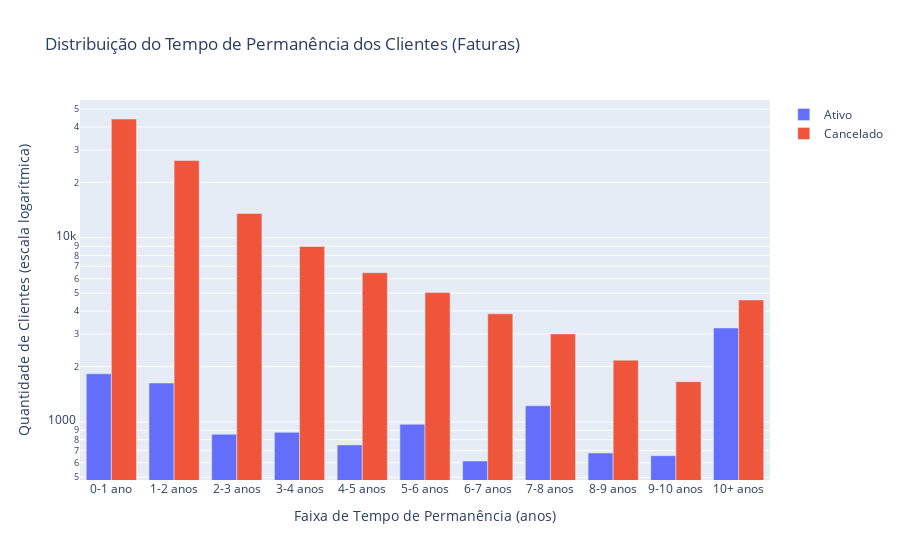

Notebook cell for this chart:
### Markdown cell above
## Tempo de Permanencia - Filtrado - Faturas

### Code cell
import plotly.graph_objects as go
import pandas as pd

# Converter para Pandas para visualização
df_permanencia = sdf_final_filtro.select("faturas_anos", "data_final").toPandas()

# Garantir que há valores para definir o bin máximo
max_anos = df_permanencia["faturas_anos"].max()
bins = [0, 1, 2, 3, 4, 5, 6, 7, 8, 9, 10, max_anos + 1]  # Adiciona um espaço extra para o último bin
labels = [
    "0-1 ano",
    "1-2 anos",
    "2-3 anos",
    "3-4 anos",
    "4-5 anos",
    "5-6 anos",
    "6-7 anos",
    "7-8 anos",
    "8-9 anos",
    "9-10 anos",
    "10+ anos"
]

# Criar coluna categórica com os intervalos corrigidos
df_permanencia["faixa_permanencia"] = pd.cut(df_permanencia["faturas_anos"], bins=bins, labels=labels, right=False)

# Classificar contratos como Ativo (nulo) ou Cancelado (não nulo)
df_permanencia["status_contrato"] = df_permanencia["data_final"].apply(lambda x: "Ativo" if pd.isna(x) else "Cancelado")

# Contar a quantidade de contratos ativos e cancelados por faixa de permanência
df_faixas_status = df_permanencia.groupby(["faixa_permanencia", "status_contrato"]).size().unstack(fill_value=0)

# Criar gráfico de barras agrupadas (um do lado do outro)
fig = go.Figure()

# Adicionar barras para Ativo e Cancelado
for status in ["Ativo", "Cancelado"]:
    fig.add_trace(go.Bar(
        x=df_faixas_status.index.astype(str),
        y=df_faixas_status[status],
        name=status
    ))

# Configurar layout do gráfico
fig.update_layout(
    title="Distribuição do Tempo de Permanência dos Clientes (Faturas)",
    xaxis_title="Faixa de Tempo de Permanência (anos)",
    yaxis_title="Quantidade de Clientes (escala logarítmica)",
    barmode="group",  # Barras lado a lado
    yaxis=dict(type="log")  # Aplicar escala logarítmica
)

# Exibir gráfico
fig.show()

# Calcular a porcentagem de cada status dentro de cada faixa de permanência
df_faixas_status_percent = df_faixas_status.div(df_faixas_status.sum(axis=1), axis=0) * 100

df_faixas_status_percent = df_faixas_status_percent.round(2).astype(str) + '%'
# Exibir a tabela de faixas de permanência com status
display(df_faixas_status)
display(df_faixas_status_percent)

### Figure 1 — Plotly figure (JSON) as saved in the notebook; plotly's stock layout.template omitted (floating-point values rounded to 4 significant figures)
{"data": [{"name": "Ativo", "type": "bar", "x": ["0-1 ano", "1-2 anos", "2-3 anos", "3-4 anos", "4-5 anos", "5-6 anos", "6-7 anos", "7-8 anos", "8-9 anos", "9-10 anos", "10+ anos"], "y": [1825, 1626, 856, 877, 750, 970, 613, 1223, 677, 655, 3237]}, {"name": "Cancelado", "type": "bar", "x": ["0-1 ano", "1-2 anos", "2-3 anos", "3-4 anos", "4-5 anos", "5-6 anos", "6-7 anos", "7-8 anos", "8-9 anos", "9-10 anos", "10+ anos"], "y": [44206, 26308, 13563, 8976, 6466, 5039, 3864, 3004, 2165, 1654, 4595]}], "layout": {"barmode": "group", "title": {"text": "Distribuição do Tempo de Permanência dos Clientes (Faturas)"}, "xaxis": {"title": {"text": "Faixa de Tempo de Permanência (anos)"}}, "yaxis": {"title": {"text": "Quantidade de Clientes (escala logarítmica)"}, "type": "log"}}}
